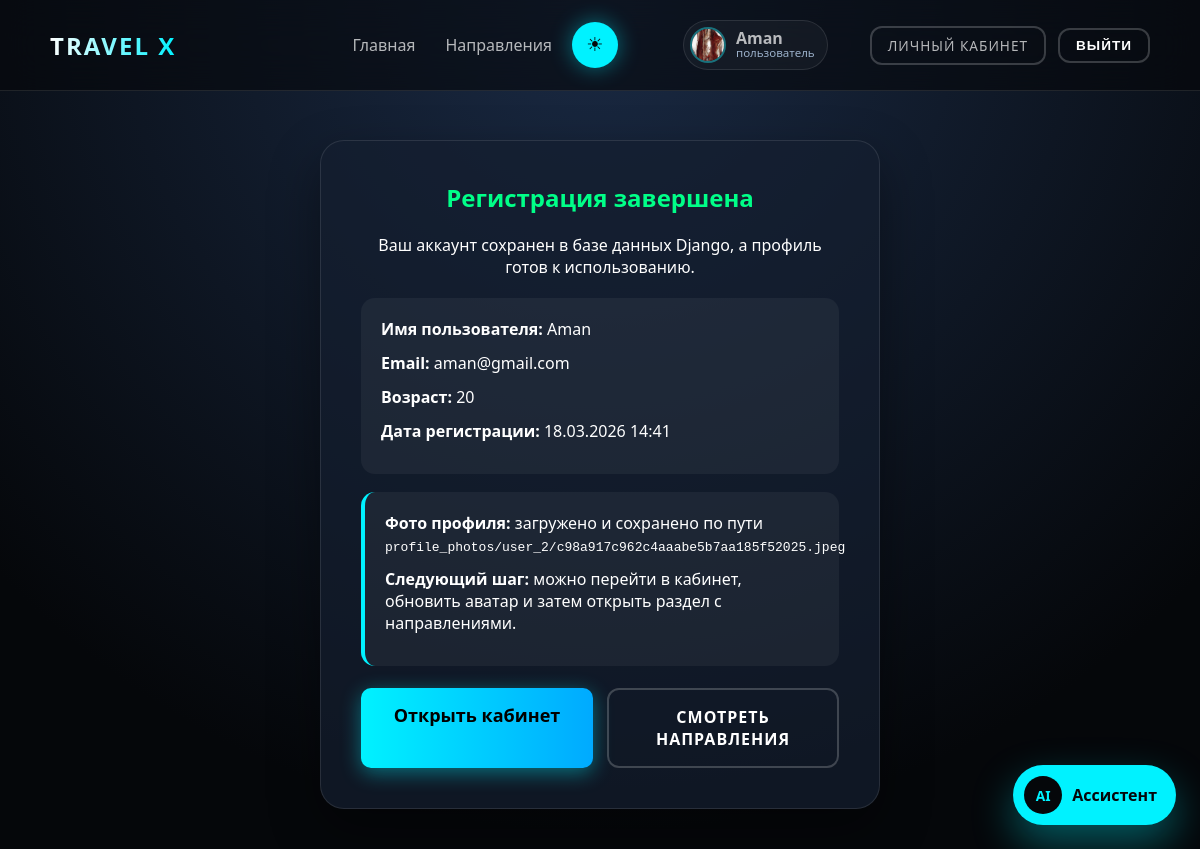
The app's page /success/ (signed in) with its own data.
### accounts/models.py (models this page shows, shortened)
class UserProfile(models.Model):
    user = models.OneToOneField(
        User,
        on_delete=models.CASCADE,
        related_name="profile",
        verbose_name="Пользователь",
    )
    age = models.PositiveSmallIntegerField(
        default=18,
        validators=[MinValueValidator(18), MaxValueValidator(100)],
        verbose_name="Возраст",
    )
    profile_image = models.ImageField(
        upload_to=profile_image_upload_to,
        blank=True,
        null=True,
        validators=[FileExtensionValidator(["jpg", "jpeg", "png", "webp", "gif"])],
        verbose_name="Фото профиля",
    )
    achievements = models.ManyToManyField(
        Achievement,
        related_name="profiles",
        blank=True,
        verbose_name="Достижения",
    )
    psych_quiz_passed = models.BooleanField(
        default=False,
        verbose_name="Психологический тест пройден",
    )
    created_at = models.DateTimeField(auto_now_add=True, verbose_name="Создан")
    updated_at = models.DateTimeField(auto_now=True, verbose_name="Обновлен")
    class Meta:
        verbose_name = "Профиль пользователя"
        verbose_name_plural = "Профили пользователей"

### accounts/views.py (the view)
# urls.py: path("success/", views.registration_success_view, name="registration_success"),
@login_required
def registration_success_view(request):
    profile, _ = UserProfile.objects.get_or_create(user=request.user)
    return render(request, "accounts/registration_success.html", {"profile": profile})

### accounts/context_processors.py (called while the page is built)
def nav_profile(request):
    if not request.user.is_authenticated:
        return {"nav_profile": None}
    profile, _ = UserProfile.objects.get_or_create(user=request.user)
    avatar_url = profile.profile_image.url if profile.profile_image else static("images/default-avatar.svg")
    return {
        "nav_profile": {
            "username": request.user.username,
            "avatar_url": avatar_url,
            "is_staff": request.user.is_staff,
        }
    }

### templates/accounts/registration_success.html (shortened to what this page needs)
{% extends "public_base.html" %}
{% block content %}
<section class="success-shell">
    <div class="success-card">
        <h1>Регистрация завершена</h1>
        <p style="text-align:center; margin-bottom: 20px;">Ваш аккаунт сохранен в базе данных Django, а профиль готов к использованию.</p>
        <div class="success-block">
            <p><strong>Имя пользователя:</strong> {{ user.username }}</p>
            <p><strong>Email:</strong> {{ user.email }}</p>
            <p><strong>Возраст:</strong> {{ profile.age }}</p>
            <p><strong>Дата регистрации:</strong> {{ user.date_joined|date:"d.m.Y H:i" }}</p>
        </div>
        <div class="success-block" style="border-left: 4px solid var(--accent);">
            <p><strong>Фото профиля:</strong>
                {% if profile.profile_image %}
                    загружено и сохранено по пути <code>{{ profile.profile_image.name }}</code>
                {% else %}
                    пока используется фото по умолчанию
                {% endif %}
            </p>
            <p><strong>Следующий шаг:</strong> можно перейти в кабинет, обновить аватар и затем открыть раздел с направлениями.</p>
        </div>
        <div class="success-actions">
            <a href="{% url 'dashboard' %}" class="confirm-btn" style="text-align:center; display:block;">Открыть кабинет</a>
            <a href="{% url 'destinations' %}" class="book-btn" style="text-align:center; display:block;">Смотреть направления</a>
        </div>
    </div>
</section>
{% endblock %}

### templates/includes/nav_user.html
{% if nav_profile %}
    <a href="{% url 'dashboard' %}" class="nav-user-pill" aria-label="Профиль пользователя">
        <img src="{{ nav_profile.avatar_url }}" alt="Аватар {{ nav_profile.username }}" class="nav-avatar">
        <span class="nav-user-text">
            <strong>{{ nav_profile.username }}</strong>
            <small>{% if nav_profile.is_staff %}admin{% else %}пользователь{% endif %}</small>
        </span>
    </a>
{% endif %}

### static/css/public_site.css (style rules this page uses)
:root { --primary: #05070a; --card-bg: rgba(20, 30, 48, 0.7); --accent: #00f2ff; --cta: #ff2a6d; --text: #ffffff; --glass-border: rgba(255, 255, 255, 0.1); }
* { cursor: default; box-sizing: border-box; }
body { margin: 0; font-family: 'Segoe UI', sans-serif; background-color: var(--primary); background-image: radial-gradient(circle at 50% 0%, #1a2a44 0%, var(--primary) 80%); background-attachment: fixed; color: var(--text); overflow-x: hidden; }
a { text-decoration: none; color: inherit; }
a, button, .logo, .book-btn, .confirm-btn, .close-btn, i { cursor: pointer !important; }
.nav-links a { margin-left: 30px; font-size: 16px; font-weight: 500; color: rgba(255, 255, 255, 0.7); transition: 0.3s; }
.book-btn { width: 100%; background: transparent; border: 2px solid rgba(255, 255, 255, 0.2); color: var(--text); padding: 16px 20px; border-radius: 12px; font-size: 1rem; font-weight: 700; text-transform: uppercase; letter-spacing: 1px; transition: all 0.4s ease; position: relative; overflow: hidden; z-index: 1; }
.book-btn::before { content: ''; position: absolute; top: 0; left: -100%; width: 100%; height: 100%; background: linear-gradient(90deg, transparent, rgba(255, 255, 255, 0.2), transparent); transition: 0.5s; pointer-events: none; z-index: 2; }
.confirm-btn { width: 100%; padding: 15px; background: linear-gradient(90deg, var(--accent), #00aaff); border: none; border-radius: 10px; color: #000; font-size: 18px; font-weight: bold; transition: 0.3s; box-shadow: 0 5px 20px rgba(0, 242, 255, 0.4); }
.nav-user-pill { display: inline-flex; align-items: center; gap: 10px; padding: 6px 12px 6px 6px; border-radius: 999px; border: 1px solid var(--glass-border); background: rgba(255, 255, 255, 0.04); }
.nav-avatar { width: 36px; height: 36px; border-radius: 50%; object-fit: cover; border: 2px solid rgba(0, 242, 255, 0.35); background: rgba(255, 255, 255, 0.08); }
.nav-user-text { display: flex; flex-direction: column; line-height: 1.1; }
.nav-user-text small { color: #9bb0ca; font-size: 0.72rem; }
.success-shell { min-height: 100vh; display: flex; align-items: center; justify-content: center; padding: 140px 20px 40px; }
.success-card { width: min(560px, 100%); background: var(--card-bg); border-radius: 24px; padding: 40px; border: 1px solid var(--glass-border); box-shadow: 0 20px 50px rgba(0, 0, 0, 0.4); }
.success-card h1 { color: #00ff88; text-align: center; margin-top: 0; }
.success-block { background: rgba(255, 255, 255, 0.05); padding: 20px; border-radius: 14px; margin-bottom: 18px; }
.success-block p { margin: 0 0 12px; }
.success-actions { display: flex; gap: 14px; margin-top: 22px; flex-wrap: wrap; }
.success-actions .confirm-btn, .success-actions .book-btn { width: auto; flex: 1 1 180px; }

### records on screen
UserProfile: age "20", profile_image.name "profile_photos/user_2/c98a917c962c4aaabe5b7aa185f52025.jpeg"

### other values on screen
{{ nav_profile.username }} "Aman"
{{ user.username }} "Aman"
{{ user.email }} "aman@gmail.com"
{{ user.date_joined|date:"d.m.Y H:i" }} "18.03.2026 14:41"
